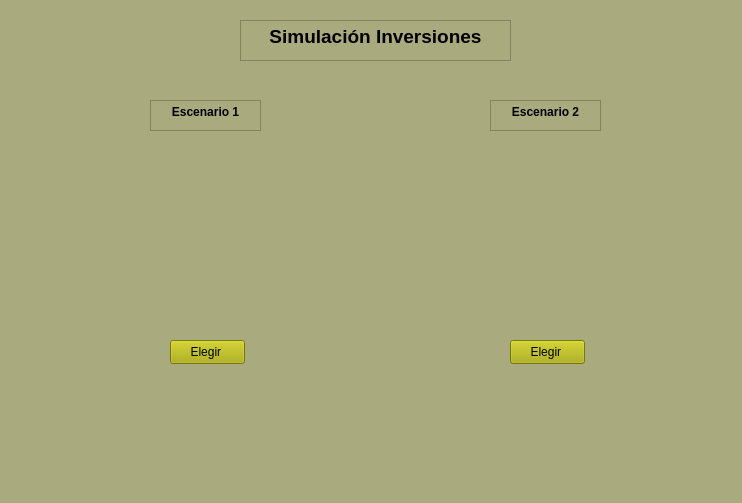
<?xml version="1.0" encoding="UTF-8"?>
<ui version="4.0">
 <class>MainWindow</class>
 <widget class="QMainWindow" name="MainWindow">
  <property name="geometry">
   <rect>
    <x>0</x>
    <y>0</y>
    <width>742</width>
    <height>503</height>
   </rect>
  </property>
  <property name="windowTitle">
   <string>MainWindow</string>
  </property>
  <property name="styleSheet">
   <string notr="true">background-color: rgb(170, 170, 127);</string>
  </property>
  <widget class="QWidget" name="centralwidget">
   <widget class="QLabel" name="label">
    <property name="geometry">
     <rect>
      <x>410</x>
      <y>150</y>
      <width>251</width>
      <height>171</height>
     </rect>
    </property>
    <property name="text">
     <string>&lt;html&gt;&lt;head/&gt;&lt;body&gt;&lt;p&gt;&lt;img src=&quot;:/cct/escenario2.png&quot;/&gt;&lt;/p&gt;&lt;/body&gt;&lt;/html&gt;</string>
    </property>
   </widget>
   <widget class="QPushButton" name="boton_elegir2">
    <property name="geometry">
     <rect>
      <x>510</x>
      <y>340</y>
      <width>75</width>
      <height>24</height>
     </rect>
    </property>
    <property name="styleSheet">
     <string notr="true">background-color: rgb(170, 170, 0);</string>
    </property>
    <property name="text">
     <string>Elegir </string>
    </property>
   </widget>
   <widget class="QTextEdit" name="textEdit">
    <property name="geometry">
     <rect>
      <x>490</x>
      <y>100</y>
      <width>111</width>
      <height>31</height>
     </rect>
    </property>
    <property name="html">
     <string>&lt;!DOCTYPE HTML PUBLIC &quot;-//W3C//DTD HTML 4.0//EN&quot; &quot;http://www.w3.org/TR/REC-html40/strict.dtd&quot;&gt;
&lt;html&gt;&lt;head&gt;&lt;meta name=&quot;qrichtext&quot; content=&quot;1&quot; /&gt;&lt;meta charset=&quot;utf-8&quot; /&gt;&lt;style type=&quot;text/css&quot;&gt;
p, li { white-space: pre-wrap; }
&lt;/style&gt;&lt;/head&gt;&lt;body style=&quot; font-family:'Segoe UI'; font-size:9pt; font-weight:400; font-style:normal;&quot;&gt;
&lt;p align=&quot;center&quot; style=&quot; margin-top:0px; margin-bottom:0px; margin-left:0px; margin-right:0px; -qt-block-indent:0; text-indent:0px;&quot;&gt;&lt;span style=&quot; font-weight:700;&quot;&gt;Escenario 2&lt;/span&gt;&lt;/p&gt;&lt;/body&gt;&lt;/html&gt;</string>
    </property>
   </widget>
   <widget class="QLabel" name="label_2">
    <property name="geometry">
     <rect>
      <x>80</x>
      <y>150</y>
      <width>261</width>
      <height>171</height>
     </rect>
    </property>
    <property name="text">
     <string>&lt;html&gt;&lt;head/&gt;&lt;body&gt;&lt;p&gt;&lt;img src=&quot;:/cct1/escenario1.png&quot;/&gt;&lt;/p&gt;&lt;/body&gt;&lt;/html&gt;</string>
    </property>
   </widget>
   <widget class="QTextEdit" name="textEdit_2">
    <property name="geometry">
     <rect>
      <x>150</x>
      <y>100</y>
      <width>111</width>
      <height>31</height>
     </rect>
    </property>
    <property name="html">
     <string>&lt;!DOCTYPE HTML PUBLIC &quot;-//W3C//DTD HTML 4.0//EN&quot; &quot;http://www.w3.org/TR/REC-html40/strict.dtd&quot;&gt;
&lt;html&gt;&lt;head&gt;&lt;meta name=&quot;qrichtext&quot; content=&quot;1&quot; /&gt;&lt;meta charset=&quot;utf-8&quot; /&gt;&lt;style type=&quot;text/css&quot;&gt;
p, li { white-space: pre-wrap; }
&lt;/style&gt;&lt;/head&gt;&lt;body style=&quot; font-family:'Segoe UI'; font-size:9pt; font-weight:400; font-style:normal;&quot;&gt;
&lt;p align=&quot;center&quot; style=&quot; margin-top:0px; margin-bottom:0px; margin-left:0px; margin-right:0px; -qt-block-indent:0; text-indent:0px;&quot;&gt;&lt;span style=&quot; font-weight:700;&quot;&gt;Escenario 1&lt;/span&gt;&lt;/p&gt;&lt;/body&gt;&lt;/html&gt;</string>
    </property>
   </widget>
   <widget class="QPushButton" name="boton_elegir1">
    <property name="geometry">
     <rect>
      <x>170</x>
      <y>340</y>
      <width>75</width>
      <height>24</height>
     </rect>
    </property>
    <property name="styleSheet">
     <string notr="true">background-color: rgb(170, 170, 0);</string>
    </property>
    <property name="text">
     <string>Elegir </string>
    </property>
   </widget>
   <widget class="QTextEdit" name="textEdit_3">
    <property name="geometry">
     <rect>
      <x>240</x>
      <y>20</y>
      <width>271</width>
      <height>41</height>
     </rect>
    </property>
    <property name="html">
     <string>&lt;!DOCTYPE HTML PUBLIC &quot;-//W3C//DTD HTML 4.0//EN&quot; &quot;http://www.w3.org/TR/REC-html40/strict.dtd&quot;&gt;
&lt;html&gt;&lt;head&gt;&lt;meta name=&quot;qrichtext&quot; content=&quot;1&quot; /&gt;&lt;meta charset=&quot;utf-8&quot; /&gt;&lt;style type=&quot;text/css&quot;&gt;
p, li { white-space: pre-wrap; }
&lt;/style&gt;&lt;/head&gt;&lt;body style=&quot; font-family:'Segoe UI'; font-size:9pt; font-weight:400; font-style:normal;&quot;&gt;
&lt;p align=&quot;center&quot; style=&quot; margin-top:0px; margin-bottom:0px; margin-left:0px; margin-right:0px; -qt-block-indent:0; text-indent:0px;&quot;&gt;&lt;span style=&quot; font-size:14pt; font-weight:700;&quot;&gt;Simulación Inversiones&lt;/span&gt;&lt;/p&gt;&lt;/body&gt;&lt;/html&gt;</string>
    </property>
   </widget>
  </widget>
  <widget class="QMenuBar" name="menubar">
   <property name="geometry">
    <rect>
     <x>0</x>
     <y>0</y>
     <width>742</width>
     <height>22</height>
    </rect>
   </property>
  </widget>
  <widget class="QStatusBar" name="statusbar"/>
 </widget>
 <resources>
  <include location="imagen2.qrc"/>
  <include location="imagen1.qrc"/>
 </resources>
 <connections/>
</ui>
